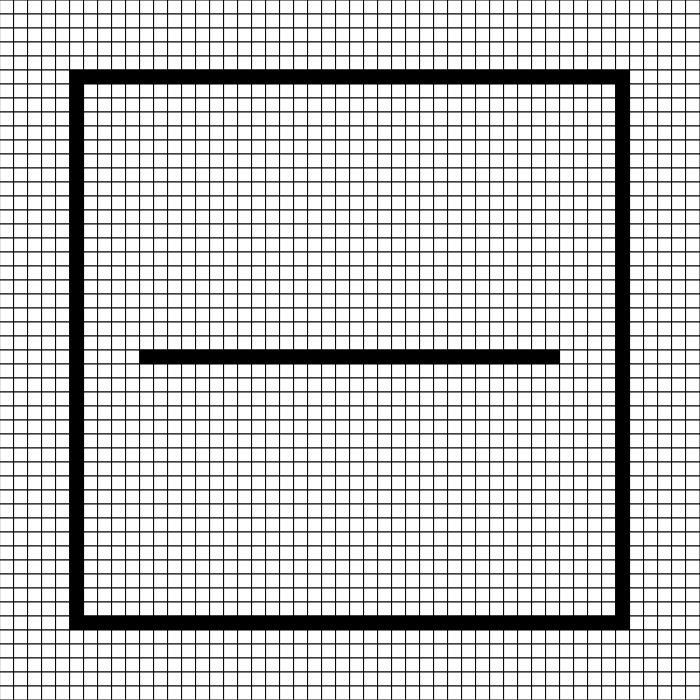
Frame 1 (no input)
Frame 60 (no input): identical to frame 1, image omitted
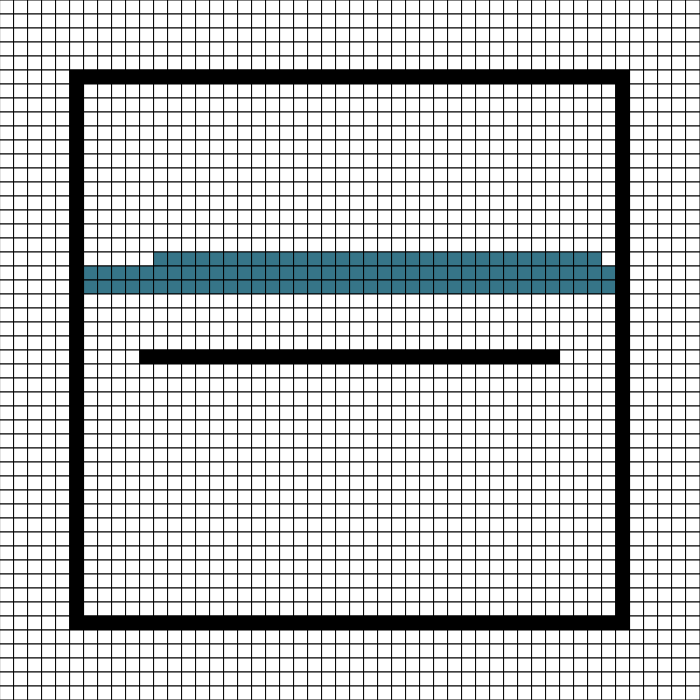
Frame 120 (the mouse pressed at the canvas centre since frame 60)

The p5.js sketch that drew these frames (run headless with seeded random() and noise() and a simulated clock; from frame 60 on, the mouse is pressed at the canvas centre):

// p5.js sketch
// ── sketch.js
let grid = [];
let GRID_SIZE = 50;
let sizeOfSquare;
let select;
let algorithm;
let directions = [
  [1, 0],
  [-1, 0],
  [0, 1],
  [0, -1],
];

function setup() {
  createCanvas(700, 700);
  sizeOfSquare = width /  GRID_SIZE;
  strokeWeight(1);
  frameRate(60);
  algorithm = new SpanFill();
  select = createSelect();
  select.option('Span');
  select.option('Stack');
  select.option('Queue');
  select.option('Recursive');
  select.changed(() => {
    setGrid();
    let item = select.value();

    if (item === 'Recursive') {
      algorithm = new RecursiveFill();
    }

    if (item === 'Stack') {
      algorithm = new StackFill();
    }

    if (item === 'Queue') {
      algorithm = new QueueFill();
    }

    if (item === 'Span') {
      algorithm = new SpanFill();
    }

  }) 
  
  setGrid();
}


function setGrid() {
  for (let i = 0; i < GRID_SIZE; i++) {
    grid[i] = [];
    for (let j = 0; j < GRID_SIZE; j++) {
      grid[i][j] = '#FFFFFF';
    }
  }

  drawShape();
}

function draw() {
  background(220);
  for (let i = 0; i < GRID_SIZE; i++) {
    for (let j = 0; j < GRID_SIZE; j++) {
      push();
      fill(grid[i][j]);
      rect(i * sizeOfSquare, j * sizeOfSquare, sizeOfSquare, sizeOfSquare);        
      pop();
    }
  }
}

function isValidSquare(x, y, colour) {
  return x > 0 && x < width && y > 0 && y < height && grid[x][y] === colour;
}

async function mousePressed() {
  let x = 20;
  let y = 20;
  if (mouseX > 0 && mouseX < width && mouseY > 0 && mouseY < height) {
    let colour = grid[x][y];
    algorithm.fill( x, y, colour);
  }
}


function drawShape() {
  for (let i = 5; i < GRID_SIZE - 5; i++) {
    grid[i][5] = '#000000';
  }
  for (let i = 5; i < GRID_SIZE - 5; i++) {
    grid[5][i] = '#000000';
  }

  for (let i = 5; i < GRID_SIZE - 5; i++) {
    grid[GRID_SIZE - 6][i] = '#000000';
  }

  for (let i = 5; i < GRID_SIZE - 5; i++) {
    grid[i][GRID_SIZE - 6] = '#000000';
  }

  for (let i = 10; i < GRID_SIZE - 10; i++) {
    grid[i][25] = '#000000';
  }
}

// ── QueueFill.js
class QueueFill {

    constructor() {

    }

    async fill(x, y, colour) {
        let queue = [{ x, y, colour }];

        while (queue.length > 0) {
            let current = queue.shift(0);
            await new Promise(r => setTimeout(r, 1));

            for (let i = 0; i < directions.length; i++) {

                let child = {
                    x: current.x + directions[i][0],
                    y: current.y + directions[i][1],
                    colour
                }
                if (isValidSquare(child.x, child.y, child.colour)) {
                    grid[child.x][child.y] = '#367588'
                    queue.push(child);
                }
            }
        }
        return;
    }
}
// ── RecursiveFill.js
class RecursiveFill {

    constructor() {

    }

    fill(x, y, colour) {
        if (isValidSquare(x, y, colour)) {
            grid[x][y] = '#367588'

            if (!performanceTest) {
              setTimeout(() => {
                this.fill(x + 1, y, colour);
                this.fill(x - 1, y, colour);
                this.fill(x, y + 1, colour);
                this.fill(x, y - 1, colour);  
              }, 100)
            } else {
              this.fill(x + 1, y, colour);
              this.fill(x - 1, y, colour);
              this.fill(x, y + 1, colour);
              this.fill(x, y - 1, colour);  
            }
          }
    }
}
// ── SpanFill.js
class SpanFill {

    constructor() {

    }

    async fill(x, y, colour) {
        let stack = [{ x, y, colour }];

        while (stack.length > 0) {
            let {x, y, colour} = stack.pop();
            
            let lx = x;

            while (isValidSquare(lx, y, colour)) {
                grid[lx][y] = '#367588'
                lx = lx -1;
                await new Promise(r => setTimeout(r, 1));
            }

            let rx = x + 1;
            while (isValidSquare(rx, y, colour)) {
                grid[rx][y] = '#367588'
                rx = rx + 1;
                await new Promise(r => setTimeout(r, 1));

            }
            this.scan(lx, rx - 1, y + 1, stack, colour);

            this.scan(lx, rx - 1, y - 1, stack, colour)
        }
        return;
    }

    scan(lx, rx, y, stack, colour) {
        let added = false;
        for (let i = lx; i < rx; i++) {
            if (!isValidSquare(i, y, colour)) {
                added = false;
            } else {
                stack.push({x: i, y: y, colour: colour});
                added = true;
            }
        }
    }
}
// ── StackFill.js
class StackFill {

    constructor() {

    }

    async fill(x, y, colour) {
        let stack = [{ x, y, colour }];

        while (stack.length > 0) {
            let current = stack.pop();
            if (!performanceTest) await new Promise(r => setTimeout(r, 2));

            for (let i = 0; i < directions.length; i++) {

                let child = {
                    x: current.x + directions[i][0],
                    y: current.y + directions[i][1],
                    colour
                }
                if (isValidSquare(child.x, child.y, child.colour)) {
                    grid[child.x][child.y] = '#367588'
                    stack.push(child);
                }
            }
        }
        return;
    }
}
